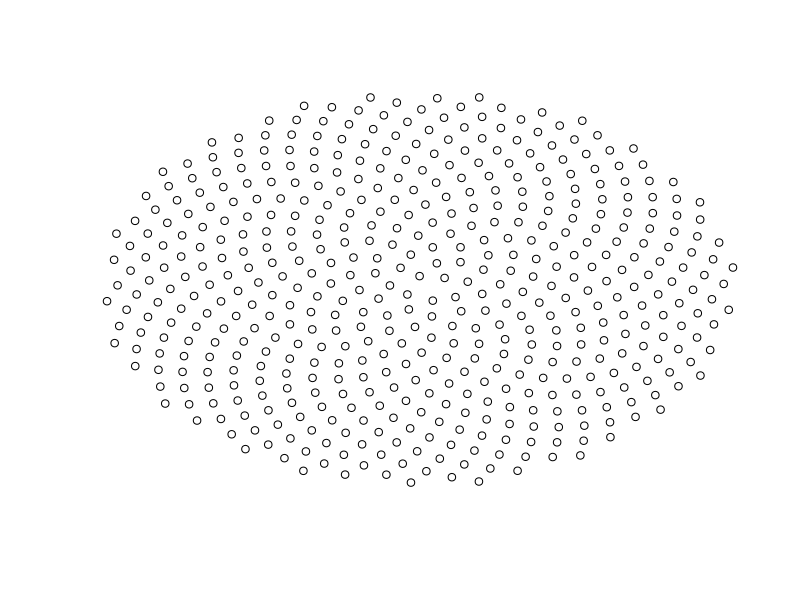

Here is the R script that generated this plot:
# Makes a flower pattern

t  <- 1:500 #data points from 1 ro 500
p <- (1 + sqrt(5))*pi #circles defined 

jpeg("rplot.jpg", width = 350, height = 350) #save picture as jpeg with defined size 
plot(sqrt(t) * cos(p*t), sqrt(t) * sin(p*t), type = "p", axes = FALSE, ann=FALSE) #plot the data points without axes 
dev.off() # dont show the plot 

#documented by Helene 